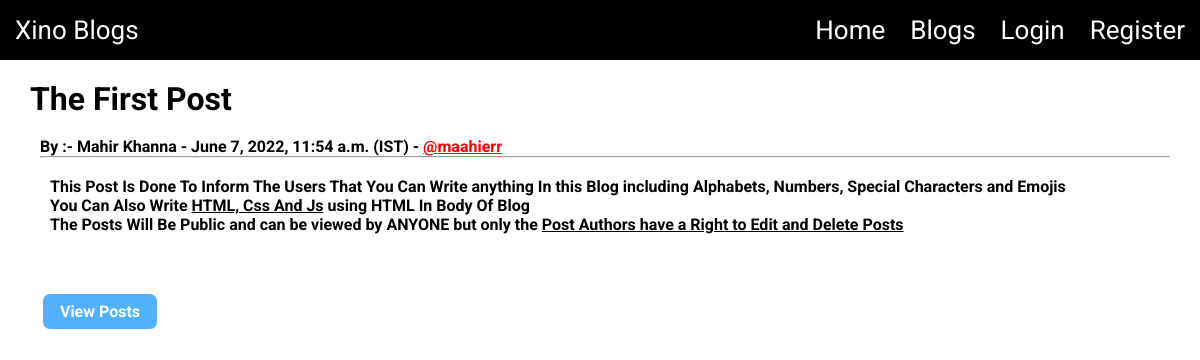
Screenshot of /article/17 with the database file from the repository.
### blog/models.py (models this page shows, shortened)
class Post(models.Model):
    title = models.CharField(max_length=255)
    author = models.ForeignKey(User, on_delete=models.CASCADE)
    body = models.TextField()
    date = models.DateTimeField(auto_now_add=True)

### blog/views.py (the view)
# urls.py: path('article/<int:pk>', detail.as_view(), name="detail"),
class detail(DetailView):
    model = Post
    template_name = 'detail.html'

### blog/templates/detail.html (shortened to what this page needs)
{% extends 'base.html' %}
{% block content %}
    <h1>{{post.title}}</h1><br>
    <h4 class="postAuthor">By :- {{post.author.first_name}} {{post.author.last_name}} - {{post.date}} (IST) - <a href ="#" class="username">@{{post.author}}</a>
    <br>
    <hr>
    <br>
    <p class="postBody">{{post.body|safe}}</p>
    <br><br><br>
    <a href="{%url 'blog'%}" class="btn">View Posts</a>
{% endblock %}

### blog/templates/base.html (shortened to what this page needs)
<!DOCTYPE html>
<html lang="en">
<head>
</head>
<body vlink="blue">
    <nav class="navbar">
        <a href="/" class="logo"> Xino Blogs </a>
        <div class="menu">
            <ul class="list">
                <li><a href="{%url 'home'%}">Home</a></li>
                <li><a href="{%url 'blog'%}">Blogs</a></li>
                {%if user.is_authenticated%}
                <li><a href="{%url 'post'%}">Post</a></li>
                <li><a href="{%url 'logout'%}">Logout</a></li>
                {%else%}
                <li><a href="{%url 'login'%}">Login</a></li>
                <li><a href="{%url 'register'%}">Register</a></li>
                {%endif%}
            </ul>
        </div>
    </nav>
    <div class="container">
        {%block content%}{% endblock%}
    </div>
</body>
</html>

### blog/templates/base.html (style rules this page uses)
* { margin: 0; padding: 0; box-sizing: border-box; font-family: 'Roboto', sans-serif; }
.navbar { display: flex; flex-wrap: wrap; align-items: center; Justify-content: space-between; background-color: rgb(0, 0, 0); color: #fff; padding: 15px; }
.navbar a { text-decoration: none; color: inherit; }
.logo { font-size: 26px; }
.list { list-style: none; display: flex; gap: 25px; font-size: 26px; }
.container { margin: 20px 30px; }
.postBody, .postAuthor { font-size: 16px; margin-left: 10px; }
.username { color: red; }
.btn { background: rgb(81, 177, 255); border: 3px solid white; display: block; width: 120px; padding: 8px; border-radius: 10px; color: white; text-align: center; text-decoration: none; transition: all 1s; cursor: pointer; }

### rows the page displays
Post: title "The First Post", author.first_name "Mahir", author.last_name "Khanna", date "June 7, 2022, 11:54 a.m.", author "maahierr", body "This Post Is Done To Inform The Users That You Can Write anything In this Blog including Alphabets, Numbers, Special Characters and Emojis You Can Also Write HTML, Css And Js using HTML In Body Of Blog The Posts Will Be Public and can be viewed by ANYONE but only the Post Authors have a Right to Edit and Delete Posts"
